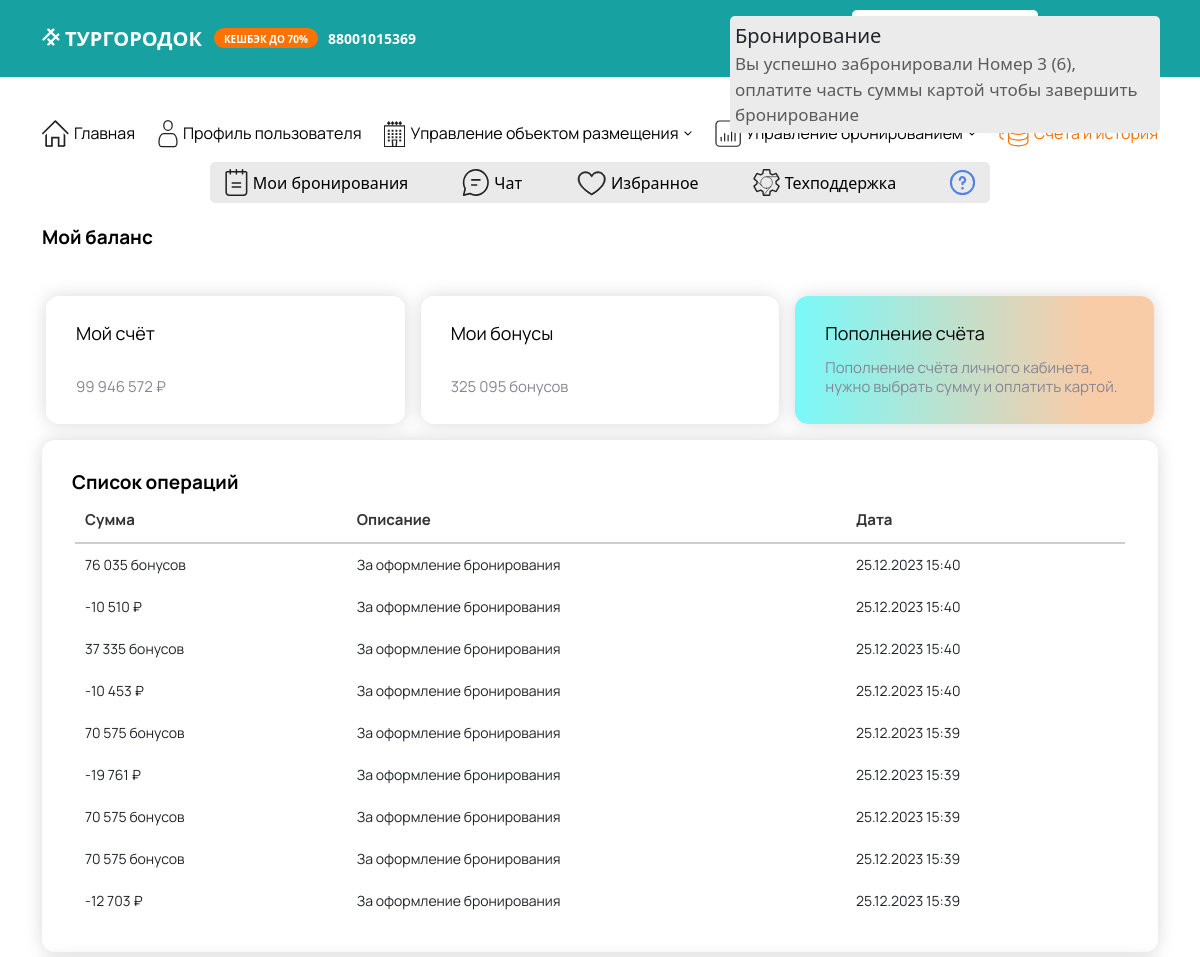
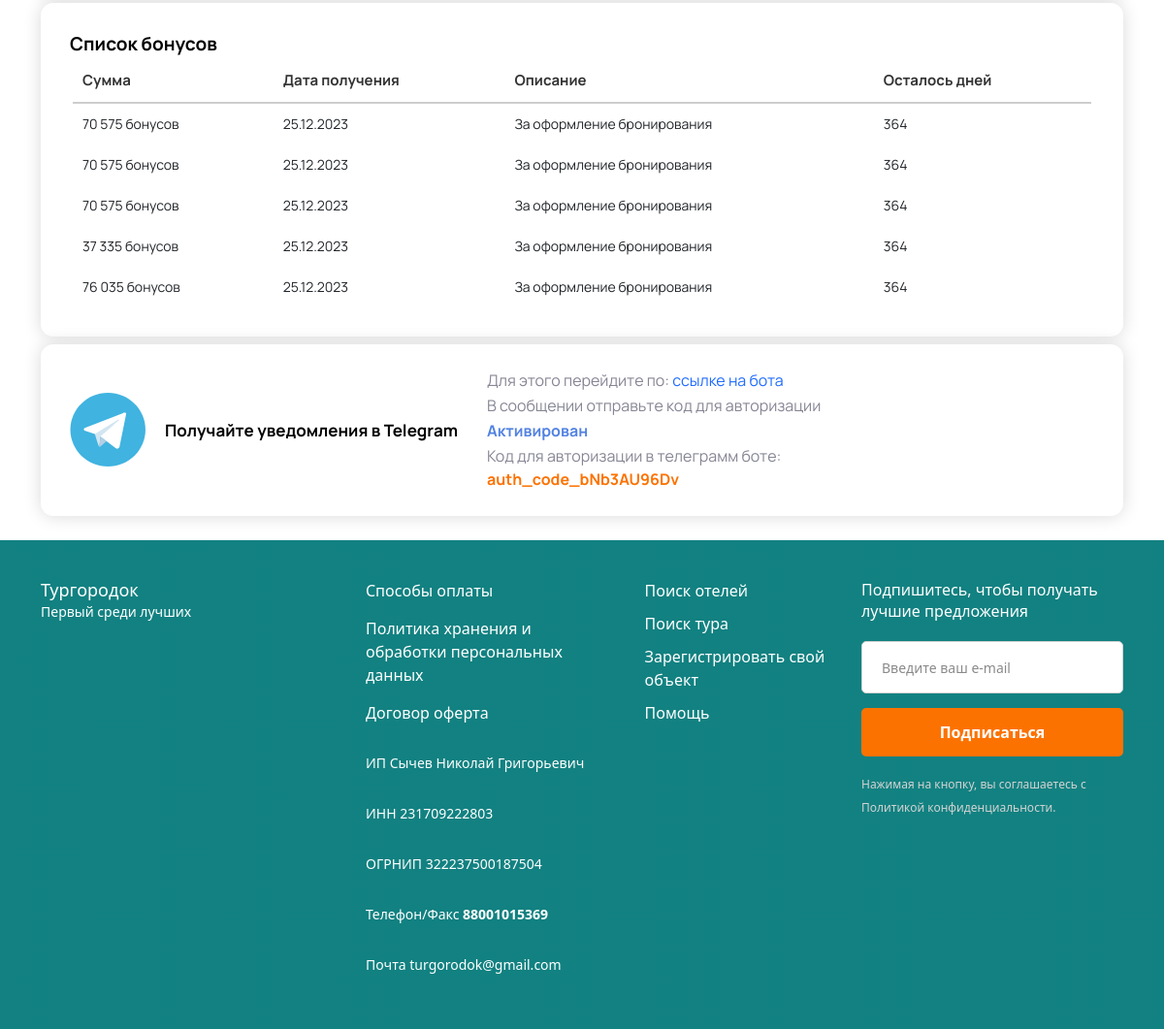
The app's page /profile/billing/ (signed in) with its own data (2 pictures, top to bottom).
### user/models.py (models this page shows, shortened)
class FinancialOperation(models.Model):
    user = models.ForeignKey(User, on_delete=models.CASCADE)
    price = models.IntegerField()
    isBonus = models.BooleanField(default=False)
    datetime = models.DateTimeField()
    operation_type = models.CharField(max_length=50)
    comments = models.TextField()
    class Meta:
        verbose_name = 'Финансовая операция'
        verbose_name_plural = 'Финансовые операция'

class Bonus_rubles(models.Model):
    user = models.ForeignKey(User, on_delete=models.CASCADE)
    value = models.PositiveIntegerField()
    date = models.DateTimeField(default=timezone.now)
    text = models.CharField(max_length=100, default="")  # Описания бонуса
    notification_marks = models.JSONField(default=dict, blank=True)
    lifespan = models.PositiveIntegerField(default=182)  # Срок жизни бонуса
    class Meta:
        verbose_name = 'Бонус пользователя'
        verbose_name_plural = 'Бонусы пользователя'

class User(AbstractBaseUser, PermissionsMixin):
    user_type_choices = [
        ("client", "Клиент"),
        ("hotel", "Отельер"),
        ("moder", "Модератор"),
        ("admin", "Админ"),
        ("owner", "Владелец"),
    ]
    uid = models.CharField(
        verbose_name='Индивидуальный код', max_length=19, unique=True)
    email = models.EmailField(
        verbose_name='Электронная почта', max_length=100, default="", blank=True)
    login = models.CharField(verbose_name='Логин',
                             max_length=50, default="", blank=True)
    date_joined = models.DateTimeField(
        verbose_name='Дата создания', auto_now_add=True)
    last_login = models.DateTimeField(
        verbose_name='Последний вход', auto_now=True)
    is_admin = models.BooleanField(verbose_name='Администратор', default=False)
    is_active = models.BooleanField(verbose_name='Активный', default=True)
    is_staff = models.BooleanField(verbose_name='Персонал', default=False)
    is_superuser = models.BooleanField(
        verbose_name='Суперпользователь', default=False)
    user_type = models.CharField(choices=user_type_choices,
                                 verbose_name='Тип пользователя', max_length=50, default="client")
    username = models.CharField(
        verbose_name='Имя', max_length=30, default="", blank=True)
    lastname = models.CharField(
        verbose_name='Фамилия', max_length=30, default="", blank=True)
    middlename = models.CharField(
        verbose_name='Отчество', max_length=30, default="", blank=True)
    phone = models.CharField(verbose_name='Телефон',
                             max_length=50, default="", blank=True)
    active_phone = models.BooleanField(
        verbose_name='Телефон - активнен', default=0)
    active_code_phone = models.CharField(
        verbose_name='Телефон - код активации', max_length=30, null=True, blank=True)
    phone_2 = models.CharField(
        verbose_name='Доп. телефон', max_length=50, default="", blank=True)
    active_phone_2 = models.BooleanField(
        verbose_name='Доп. телефон - активнен', default=0)
    active_code_phone_2 = models.CharField(
        verbose_name='Доп. телефон - код активации', max_length=30, null=True, blank=True)
    rbal = models.PositiveIntegerField(
        verbose_name='Реальные деньги', default=0, blank=True)
    nationality = models.CharField(
        verbose_name='Национальность/гражданство', max_length=20, default="", blank=True)
    date_birth = models.DateField(verbose_name='Дата рождения', null=True, blank=True)
    gender = models.CharField(verbose_name='Пол', max_length=20)
    email = models.CharField(verbose_name='Почта',
                             max_length=40, null=True, blank=True)
    active_email = models.BooleanField(
        verbose_name='Почта - активна', default=0)
    active_code_email = models.CharField(
        verbose_name='Почта - код активации', max_length=30, default=0, null=True, blank=True)
    token_google = models.CharField(
        verbose_name='Токен Google', max_length=40, null=True, blank=True)
    token_vk = models.CharField(
        verbose_name='Токен ВКонтакте', max_length=40, null=True, blank=True)
    token_telegram = models.CharField(
        verbose_name='Токен Telegram', max_length=40, null=True, blank=True)
    access_token = models.CharField(
        verbose_name='Токен доступа', max_length=200, null=True, blank=True)
    access_token_key = models.CharField(
        verbose_name='Ключ токена доступа', max_length=200, null=True, blank=True)
    additional_info = models.JSONField(
        default=dict, blank=True, verbose_name='Доп. параметры')  # Дополнителные параметры
    USERNAME_FIELD = 'uid'
    REQUIRED_FIELDS = ['username']
    objects = MyUserManager()
    def normal(user) -> "User":
        try:
            if isinstance(user, int):
                return User.objects.get(id=user)
            else:
                return User.objects.get(id=user.id)
        except:
            return None
    class Meta:
        verbose_name = 'Пользователь'
        verbose_name_plural = 'Пользователи'
    pass
    import chat.models
    chats = QuerySet[chat.models.Chat]

### user/urls_views/views/client_v2.py (the view, shortened to what this page needs)
def page_billing(request: HttpRequest):
    content = {
        "menu_lk_active": resolve(request.path).url_name,
        "real": 0,
        "bonus": {
            "client": {
                "list": [],
                "sum": 0,
            }
        }
    }
    r_b = request.user.rbal
    result_bonus = 0
    now_date = datetime.datetime.now(
        datetime.timezone(datetime.timedelta(hours=3)))
    bonuses_client = []
    bonuses_client_sum = 0
    for bonus in Bonus_rubles.objects.filter(user=request.user):
        content["bonus"]["client"]["sum"] += bonus.value
        date_del = bonus.date + datetime.timedelta(days=bonus.lifespan)
        timedelta = date_del - now_date
        days_left = timedelta.days
        content["bonus"]["client"]["list"].append({
            "value": bonus.value,
            "date": bonus.date,
            "del_days": days_left,
            "text": bonus.text,
        })
    hotels = Hotel.objects.filter(owner=request.user)
    if hotels.exists():
        bonuses_hotel = []
        bonuses_hotel_sum = 0
        content["bonus"]["hotel"] = {
            "list": [],
            "sum": 0,
        }
    FO_qs = FinancialOperation.objects.filter(user=request.user)
    FOs = []
    for fo in FO_qs:
        if fo.operation_type not in ["bonus", "client"]:
            FOs.append({
                "price": fo.price,
                "datetime": fo.datetime,
                "comments": fo.comments,
                "isBonus": fo.isBonus,
            })
    FOs = FOs[::-1]
    content["FOs"] = FOs
    content["real"] = r_b
    return render(request, 'user/v2/billing.html', content)

### user/templatetags/cards.py (called while the page is built)
@register.inclusion_tag('template/telegram_card.html', takes_context=True)
def telegram_card(context):
    user = context.request.user
    if not user.token_telegram:
        user.token_telegram = "auth_code_" + generate_password(10)
        user.save()
    if re.match('auth_code', user.token_telegram):
        telegram_active = False
    else:
        telegram_active = True
    return {
        "auth_telegram": telegram_active,
        "token_telegram": user.token_telegram,
    }

### user/templatetags/header.py (called while the page is built)
@register.inclusion_tag('template/header.html', takes_context=True)
def header(context):
    if context.request.user.is_authenticated:
        return {
            "hotel": Hotel.objects.filter(owner=context.request.user).exists(),
            "login": True,
            "admin": context.request.user.user_type in ["admin", "moder", "owner"]
        }
    else:
        return {
            "hotel": False,
            "login": False,
        }

### user/templatetags/menu.py (called while the page is built)
@register.inclusion_tag('user/v2/menu-lk.html', takes_context=True)
def meny_lk(context):
    user : User = context.request.user.normal()
    url_name = resolve(context.request.path).url_name
    if user.hotels.all().first():
        if user.user_type != "hotel":
            user.user_type = "hotel"
            user.save()
    else:
        if user.user_type == "hotel":
            user.user_type = "client"
            user.save()
    content = {
        "user": {
            "user_type": user.user_type,
        },
        "menu_lk_active": url_name,
    }
    return content

### templates/user/v2/billing.html (shortened to what this page needs)
{% extends 'user/v2/base.html' %}
{% load cards humanize %}
{% block main_block %}
  <div class="section_title" style="  margin-bottom: 28px; ">Мой баланс</div>
  <section class="grupe_cards" style="margin-bottom: 25px; gap: 0px;">
    <section class="row p-2">
      <div class="col-12 col-lg p-lg-2 p-1">
        <a href="#table_FOs" class="block_card text clickable">
          <span class="title">Мой счёт</span>
          <span class="text">{{ real|intcomma }} ₽</span>
        </a>
      </div>
      <div class="col-12 col-lg p-lg-2 p-1">
        <a href="#table_bonuses_client" class="block_card text clickable">
          <span class="title">Мои бонусы</span>
          <span class="text">{{ bonus.client.sum|intcomma }} бонусов</span>
        </a>
      </div>
      <div class="col-12 col-lg p-lg-2 p-1">
        <div class="block_card text clickable" id="add_rubl_button" style="background: linear-gradient(90deg, #7BF8F8 1.08%, #F9CCA8 81.21%);">
          <span class="title">Пополнение счёта</span>
          <span class="text">Пополнение счёта личного кабинета, нужно выбрать сумму и оплатить картой.</span>
        </div>
      </div>
    </section>
    <section class="row_crads mb-2">
      <div class="block_card card_max_length" id="table_FOs">
        <span class="section_title">Список операций</span>
        <span class="body_block_card">
          <div class="divTable greyGridTable">
            <div class="divTableHeading">
              <div class="divTableRow">
                <div class="divTableHead">Сумма</div>
                <div class="divTableHead">Описание</div>
                <div class="divTableHead">Дата</div>
              </div>
            </div>
            <div class="divTableBody">
              {% for fo in FOs %}
                <div class="divTableRow">
                  {% if fo.isBonus == True %}
                    <div class="divTableCell ">{{ fo.price|intcomma }}
                      бонусов</div>
                  {% else %}
                    <div class="divTableCell {% if fo.price <= 0 %}
                      {% endif %}">{{ fo.price|intcomma }}
                      ₽</div>
                  {% endif %}
                  <div class="divTableCell">{{ fo.comments }}</div>
                  <div class="divTableCell">{{ fo.datetime|date:'d.m.Y H:i' }}</div>
                </div>
                {% empty %}
                <div class="divTableRow">У вас нет финансовых операций</div>
              {% endfor %}
            </div>
          </div>
        </span>
      </div>
    </section>
    <section class="row_crads mb-2">
      <div class="block_card card_max_length" id="table_bonuses_client">
        <span class="section_title">Список бонусов{% if bonus.hotel.sum %}(Клиент){% endif %}</span>
        <span class="body_block_card">
          <div class="divTable greyGridTable">
            <div class="divTableHeading">
              <div class="divTableRow">
                <div class="divTableHead">Сумма</div>
                <div class="divTableHead">Дата получения</div>
                <div class="divTableHead">Описание</div>
                <div class="divTableHead">Осталось дней</div>
              </div>
            </div>
            <div class="divTableBody">
              {% for bonus in bonus.client.list %}
                <div class="divTableRow">
                  <div class="divTableCell">{{ bonus.value|intcomma }} бонусов</div>
                  <div class="divTableCell">{{ bonus.date|date:'d.m.Y' }}</div>
                  <div class="divTableCell">{{ bonus.text }}</div>
                  <div class="divTableCell">{{ bonus.del_days|intcomma }}</div>
                </div>
                {% empty %}
                <div class="divTableRow">У вас нет бонусов</div>
              {% endfor %}
            </div>
          </div>
        </span>
      </div>
    </section>
    <section class="row_crads">
      {% telegram_card %}
    </section>
  </section>
{% endblock %}

### templates/template/telegram_card.html (shortened to what this page needs)
{% if auth_telegram == True %}
  <div class="block_card telegram icontext" >
    <div class="body_block_card">
      <div class="icon svg">
        <svg xmlns="http://www.w3.org/2000/svg" width="80" height="78" viewBox="0 0 80 78" fill="none">
          <path d="M40.2471 0C18.3184 0 0.541992 17.4607 0.541992 39C0.541992 60.5393 18.3184 78 40.2471 78C62.1759 78 79.9523 60.5393 79.9523 39C79.9523 17.4607 62.1759 0 40.2471 0Z" fill="#40B3E0" />
          <path d="M59.5667 22.4345L52.475 57.5549C52.475 57.5549 51.4833 59.9905 48.7557 58.8215L32.3904 46.4975L26.4396 43.6724L16.4221 40.3598C16.4221 40.3598 14.8848 39.8242 14.7359 38.6551C14.5873 37.486 16.4717 36.8529 16.4717 36.8529L56.2935 21.5088C56.2935 21.5088 59.5667 20.0963 59.5667 22.4345Z" fill="white" />
          <path d="M31.1324 57.1599C31.1324 57.1599 30.6547 57.116 30.0594 55.2647C29.4645 53.4137 26.4395 43.6717 26.4395 43.6717L50.4912 28.6688C50.4912 28.6688 51.8799 27.8407 51.8303 28.6688C51.8303 28.6688 52.0781 28.8148 51.3343 29.4967C50.5904 30.1789 32.4399 46.2045 32.4399 46.2045" fill="#D2E5F1" />
          <path d="M38.6656 51.2228L32.1924 57.0198C32.1924 57.0198 31.6865 57.397 31.1328 57.1605L32.3724 46.3926" fill="#B5CFE4" />
        </svg>
      </div>
      <span class="title">Получайте уведомления в Telegram</span>
    </div>
    <div class="footer_block_card">
      <span>Telegram: <span style="color: #FC7201; font-weight: 700;">{{ token_telegram }}</span></span>
      <span style="color: #5383E1; font-weight: 700;">Активирован</span>
      <span>Для смены аккаунта обратитесь в поддержку</span>
    </div>
  </div>
{% else %}
  <div class="block_card telegram icontext">
    <div class="body_block_card">
      <div class="icon svg">
      </div>
      <span class="title">Получайте уведомления в Telegram</span>
    </div>
    <div class="footer_block_card">
      <span>Для этого перейдите по: <a href="https://t.me/booking_notifications_bot" target="_blank" style="color: #216CFE;">ссылке на бота</a></span>
      <span>В сообщении отправьте код для авторизации</span>
      <span style="color: #5383E1; font-weight: 700;">Активирован</span>
      <span style=" display: flex; gap: 5px; flex-direction: column; ">Код для авторизации в телеграмм боте: <span style="color: #FC7201; font-weight: 700;" class="textToCopy">{{ token_telegram }}</span></span>
    </div>
  </div>
{% endif %}

### static/css/scss/common.css (style rules this page uses)
:root { --button_dark_red: #FF4040; --button_red: #FF7F7F; --button_light_red: #FFB6C1; --button_dark_blue: #1E90FF; --button_blue: #5CACEE; --button_light_blue: #87CEFA; --button_dark_green: #57ca57; --button_green: #68eb68; --button_light_green: #99ff99; --button_dark_yellow: #E6D700; --button_yellow: #FFFFE0; --button_light_yellow: #FFFF80; --button_dark_purple: rgb(109, 0, 156); --button_purple: #c14dde; --button_light_purple: #e486fc; --button_dark_gray: #808080; --button_gray: #A9A9A9; --button_light_gray: #C0C0C0; }

### templates/user/v2/billing.html (style rules this page uses)
div.greyGridTable { border: 3px solid #ffffff; width: 100%; text-align: left; border-collapse: collapse; }
.divTable.greyGridTable .divTableCell, .divTable.greyGridTable .divTableHead { border: 1px solid #ffffff; padding: 10px; }
.divTable.greyGridTable .divTableBody .divTableCell { font-size: 14px; }
.divTable.greyGridTable .divTableHeading { background: #ffffff; border-bottom: 2px solid #cdcdcd; }
.divTable.greyGridTable .divTableHeading .divTableHead { font-size: 15px; font-weight: bold; color: #333333; border-bottom: 2px solid #cdcdcd; text-align: left; }
.divTable { display: table; }
.divTableRow { display: table-row; }
.divTableHeading { display: table-header-group; }
.divTableCell, .divTableHead { display: table-cell; }
.divTableBody { display: table-row-group; }

### records on screen
FinancialOperation: comments "За оформление бронирования", datetime "25.12.2023 15:40"
FinancialOperation: comments "За оформление бронирования", datetime "25.12.2023 15:40"
FinancialOperation: comments "За оформление бронирования", datetime "25.12.2023 15:40"
FinancialOperation: comments "За оформление бронирования", datetime "25.12.2023 15:40"
FinancialOperation: comments "За оформление бронирования", datetime "25.12.2023 15:39"
FinancialOperation: comments "За оформление бронирования", datetime "25.12.2023 15:39"
FinancialOperation: comments "За оформление бронирования", datetime "25.12.2023 15:39"
FinancialOperation: comments "За оформление бронирования", datetime "25.12.2023 15:39"
FinancialOperation: comments "За оформление бронирования", datetime "25.12.2023 15:39"
Bonus_rubles: date "25.12.2023", text "За оформление бронирования"
Bonus_rubles: date "25.12.2023", text "За оформление бронирования"
Bonus_rubles: date "25.12.2023", text "За оформление бронирования"
Bonus_rubles: date "25.12.2023", text "За оформление бронирования"
Bonus_rubles: date "25.12.2023", text "За оформление бронирования"
User: token_telegram "auth_code_bNb3AU96Dv"

### other values on screen
{{ real|intcomma }} "99 946 572"
{{ bonus.client.sum|intcomma }} "325 095"
{{ fo.price|intcomma }} "76 035" "37 335" "70 575" "70 575" "70 575"
{{ fo.price|intcomma }} "-10 510" "-10 453" "-19 761" "-12 703"
{{ bonus.value|intcomma }} "70 575" "70 575" "70 575" "37 335" "76 035"
{{ bonus.del_days|intcomma }} "364" "364" "364" "364" "364"
